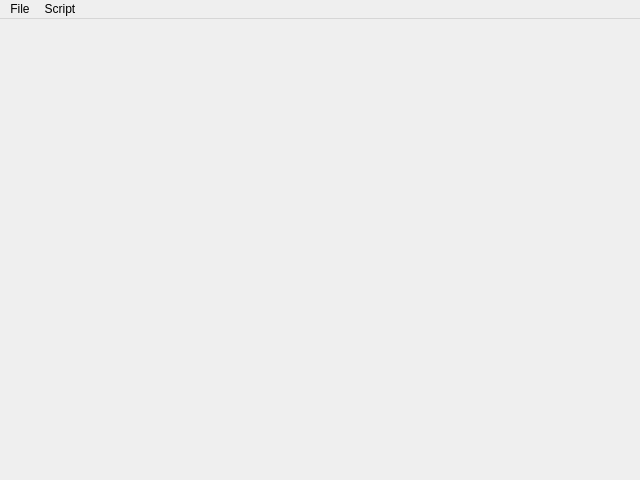
<?xml version="1.0" encoding="UTF-8"?>
<ui version="4.0">
 <class>MainWindow</class>
 <widget class="QMainWindow" name="MainWindow">
  <property name="geometry">
   <rect>
    <x>0</x>
    <y>0</y>
    <width>640</width>
    <height>480</height>
   </rect>
  </property>
  <property name="windowTitle">
   <string>GUISSE: Gnuplot User Interpreter Suggested for Student's Experimentation</string>
  </property>
  <widget class="QWidget" name="centralwidget"/>
  <widget class="QMenuBar" name="menubar">
   <property name="geometry">
    <rect>
     <x>0</x>
     <y>0</y>
     <width>640</width>
     <height>21</height>
    </rect>
   </property>
   <widget class="QMenu" name="menuFile">
    <property name="title">
     <string>File</string>
    </property>
    <addaction name="actionLoadFile"/>
    <addaction name="actionOpen_REcent"/>
    <addaction name="separator"/>
    <addaction name="actionNewProject"/>
    <addaction name="actionSave"/>
    <addaction name="separator"/>
    <addaction name="actionQuit"/>
    <addaction name="separator"/>
   </widget>
   <widget class="QMenu" name="menuScript">
    <property name="title">
     <string>Script</string>
    </property>
   </widget>
   <addaction name="menuFile"/>
   <addaction name="menuScript"/>
  </widget>
  <action name="actionLoadFile">
   <property name="text">
    <string>Open</string>
   </property>
   <property name="shortcut">
    <string>Ctrl+O</string>
   </property>
  </action>
  <action name="actionSave">
   <property name="text">
    <string>Save</string>
   </property>
   <property name="shortcut">
    <string>Ctrl+S</string>
   </property>
  </action>
  <action name="actionNewProject">
   <property name="text">
    <string>New</string>
   </property>
   <property name="shortcut">
    <string>Ctrl+N</string>
   </property>
  </action>
  <action name="actionQuit">
   <property name="text">
    <string>Quit</string>
   </property>
  </action>
  <action name="actionOpen_REcent">
   <property name="text">
    <string>Recent project</string>
   </property>
  </action>
 </widget>
 <resources/>
 <connections/>
</ui>
